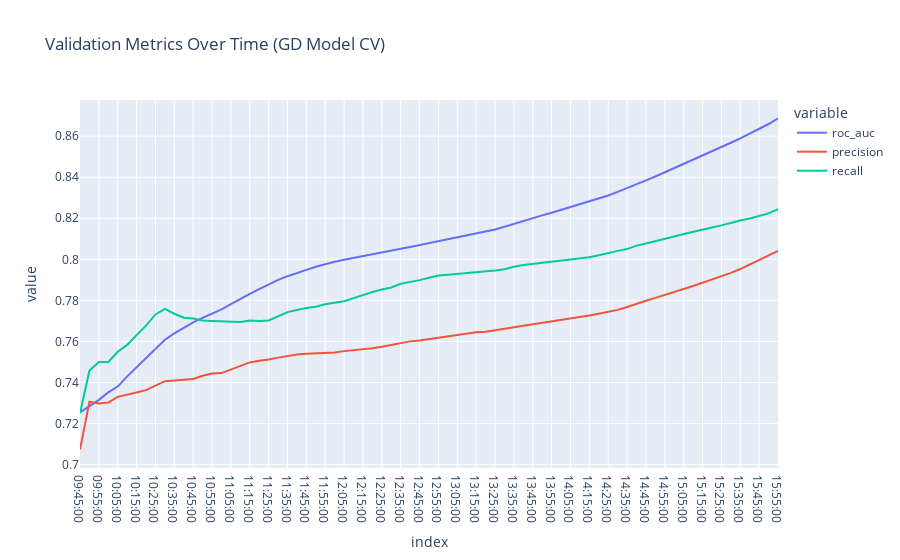

This figure's notebook cell:
### Code cell
import datetime
import plotly.express as px

time_range = [datetime.time(hour, minute) for hour in range(9, 16) for minute in range(0, 60, 5)]
time_range = [x for x in time_range if x >= datetime.time(9,45)]
df_val = pd.DataFrame()
for t in time_range:
    X_val = X_test.loc[X_test['time'] <= t].copy()
    y_val = y_test.loc[X_val.index, 'green_day'].copy()

    y_pred_val = gd_model_cv.predict_proba(X_val)[:,-1]

    df_val.loc[t, [
        'roc_auc',
        'precision',
        'recall'
    ]] =  roc_auc_score(y_val, y_pred_val), precision_score(y_val, y_pred_val > 0.5), recall_score(y_val, y_pred_val > 0.5)


fig = px.line(df_val, title='Validation Metrics Over Time (GD Model CV)')
fig.show()
